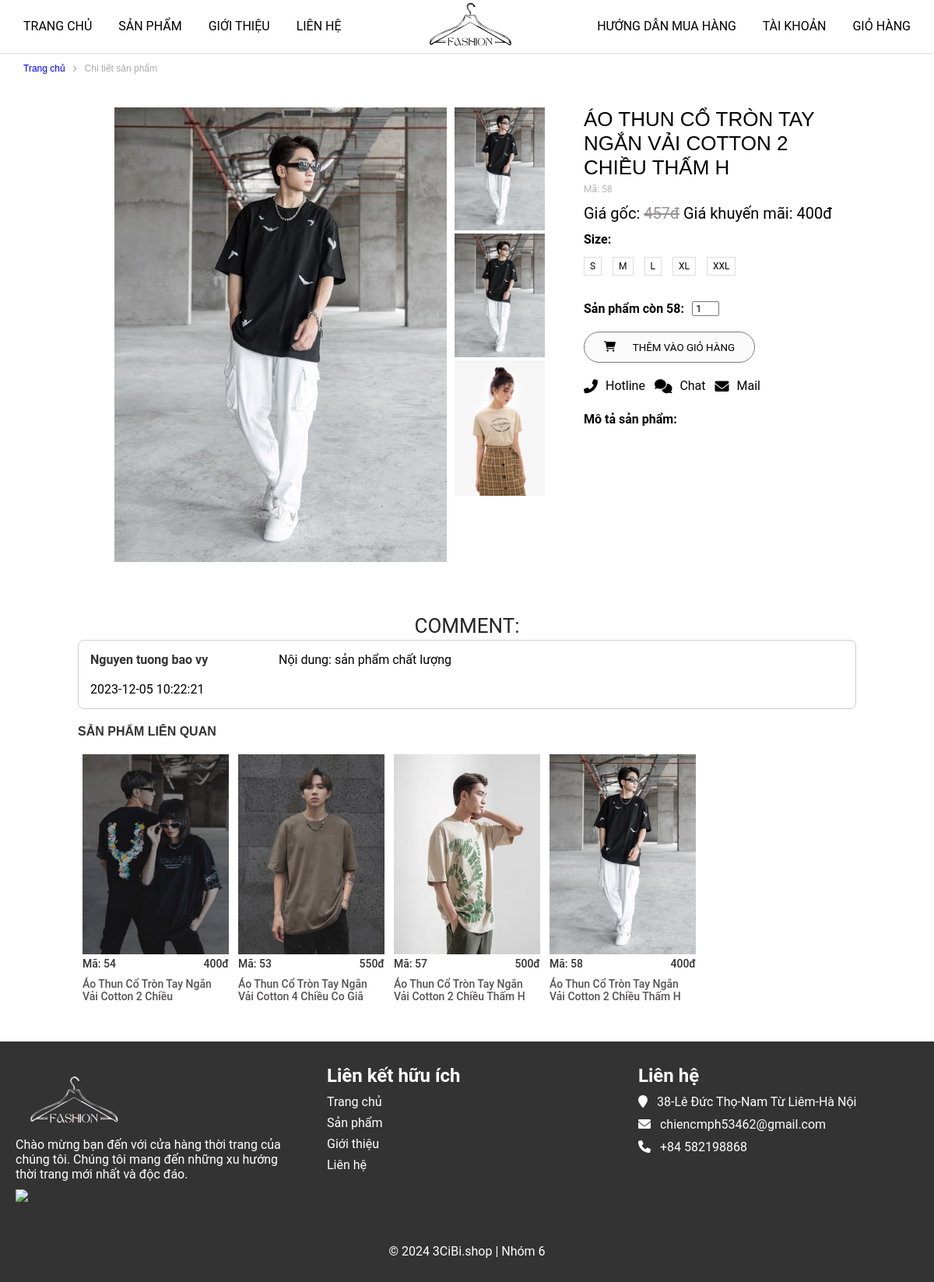
Screenshot of /?mod=product&act=ctsanpham&id=58 with the database file from the repository.
### tables this page shows
CREATE TABLE `sanpham` (
  `masp` int NOT NULL,
  `tensp` varchar(50) NOT NULL,
  `dongia` int NOT NULL,
  `khuyenmai` int NOT NULL,
  `soluong` int NOT NULL,
  `ngaytao` datetime NOT NULL DEFAULT CURRENT_TIMESTAMP,
  `anh` varchar(500) DEFAULT NULL,
  `mota` text NOT NULL,
  `soluotxem` int NOT NULL,
  `hoatdong` int NOT NULL,
  `madm` int NOT NULL,
  `mabl` int NOT NULL
);

CREATE TABLE `binhluan` (
  `mabl` int NOT NULL,
  `makh` int NOT NULL,
  `masp` int NOT NULL,
  `noidung` varchar(500) NOT NULL,
  `ngaygui` datetime NOT NULL DEFAULT CURRENT_TIMESTAMP
);

CREATE TABLE `taikhoan` (
  `makh` int NOT NULL,
  `hoten` varchar(50) NOT NULL,
  `matkhau` varchar(50) NOT NULL,
  `email` varchar(50) NOT NULL,
  `diachi` text NOT NULL,
  `anh` varchar(500) NOT NULL,
  `quyen` varchar(50) NOT NULL DEFAULT 'user',
  `ngaysinh` date NOT NULL,
  `sdt` varchar(20) NOT NULL,
  `hoatdong` tinyint(1) NOT NULL,
  `mabl` int NOT NULL
);

### model/products.php (called while the page is built, shortened)
<?php
    function get_product($id){
        $sql = "SELECT s.*, d.tendm FROM sanpham s INNER JOIN danhmuc d ON s.madm = d.madm WHERE s.masp=".$id;
        $conn = pdo_get_connection();
        $stmt = $conn->prepare($sql);
        $stmt->execute();
        return $stmt->fetch();
    }
    function get_randomByCategories($id){
        $sql = "SELECT * FROM sanpham WHERE madm = $id ORDER BY rand() LIMIT 4 ";
        $conn = pdo_get_connection();
        $stmt = $conn->prepare($sql);
        $stmt->execute();
        return $stmt->fetchAll();
    }
?>

### model/connect.php (called while the page is built, shortened)
<?php
function pdo_get_connection(){
    $dburl = "mysql:host=localhost; dbname=shoptoan;charset=utf8";
    $username = 'root';
    $password = '';
    $conn = new PDO($dburl, $username, $password);
    $conn->setAttribute(PDO::ATTR_ERRMODE, PDO::ERRMODE_EXCEPTION);
    return $conn;
}
function pdo_query($sql){
    $sql_args = array_slice(func_get_args(), 1);
    try{
        $conn = pdo_get_connection();
        $stmt = $conn->prepare($sql);
        $stmt->execute($sql_args);
        $rows = $stmt->fetchAll();
        return $rows;
    }
    catch(PDOException $e){
        throw $e;
    }
    finally{
        unset($conn);
    }
}

### model/binhluan.php (called while the page is built, shortened)
<?php
    include_once 'model/connect.php';
    function comment_Sanpham($masp){
        return pdo_query("SELECT * FROM binhluan bl INNER JOIN taikhoan tk ON bl.makh = tk.makh
        WHERE bl.masp=?",$masp);
    }
?>

### view/page_ctsanpham.php (the view, shortened to what this page needs)
<main>
    <div class="container-danhmuc">
        <div class="danhmuc-top row">
            <p><a href="?mod=page&act=home">Trang chủ</a></p><i class="fa-solid fa-angle-right"></i><p>Chi tiết sản phẩm</p>
        </div>
    </div>
    <section class="product-2">
        <div class="container-product">
            <div class="product-content row">
                <div class="product-content-left row">
                    <div class="product-content-left-big-img">
                        <img src="upload/product/<?=$ctsanpham['anh']?>" alt="#">
                    </div>
                    <div class="product-content-left-small-img">
                        <img src="upload/product/<?=$ctsanpham['anh']?>" alt="#">
                        <img src="upload/product/<?=$ctsanpham['anh']?>" alt="#">
                        <img src="assets_user/img/anhnu8.webp" alt="#">
                    </div>
                </div>
                <div class="product-content-right">
                    <div class="product-content-right-product-name">
                        <h1><?=$ctsanpham['tensp']?></h1>
                        <p>Mã: <?=$ctsanpham['masp']?></p>
                    </div>
                    <div class="product-content-right-product-price">
                        <p>Giá gốc: <del style="color: #949292;"><?=$ctsanpham['dongia']?>đ</del> Giá khuyến mãi: <?=$ctsanpham['khuyenmai']?>đ</p>
                    </div>
                    <div class="product-content-right-product-size">
                        <p style="font-weight: bold">Size: </p>
                        <div class="size">
                            <span>S</span>
                            <span>M</span>
                            <span>L</span>
                            <span>XL</span>
                            <span>XXL</span>
                        </div>
                    </div>
                    <div class="quantity">
                        <p style="font-weight: bold">Sản phẩm còn <?=$ctsanpham['masp']?>: </p>
                        <input type="number" min="0" value="1">
                    </div>
                    <div class="product-content-right-product-button">
                        <a href="?mod=product&act=addToCart&id=<?=$ctsanpham['masp']?>"><button><i class="fas fa-shopping-cart"></i><p>THÊM VÀO GIỎ HÀNG</p></button></a>
                    </div>
                    <div class="product-content-right-product-icon">
                        <div class="product-content-right-product-icon-item">
                            <i class="fas fa-phone-alt"></i> <p>Hotline</p>
                        </div>
                        <div class="product-content-right-product-icon-item">
                            <i class="fas fa-comments"></i> <p>Chat</p>
                        </div>
                        <div class="product-content-right-product-icon-item">
                            <i class="fas fa-envelope"></i> <p>Mail</p>
                        </div>
                    </div>
                    <div class="product-content-right-product-rgin-botton">
                        <p style="font-weight: bold; margin-bottom: 10px; margin-top: 24px">Mô tả sản phẩm:</p>
                        <br>
                    </div>
                </div>
            </div>
        </div>
    </section>
    <section class="product-related">
        <h2>COMMENT:</h2>
        <?php foreach($dsbinhluan as $bl): ?>
        <div class="khungcomment">
            <div class="khungcomment-col-3">
                <strong><?=$bl['hoten']?></strong><br>
                <br><?=$bl['ngaygui']?><br>
            </div>
            <div class="khungcomment-col-9">
                Nội dung: <?=$bl['noidung']?>
            </div>
        </div>
        <?php endforeach; ?>
        <div class="product-related-title">
            <p>SẢN PHẨM LIÊN QUAN</p>
        </div>
        <div class="product-content row">
        <?php foreach($spcungdanhmuc as $ctsanpham): ?>
            <div class="product-related-item">
                <a href="?mod=product&act=ctsanpham&id=<?=$ctsanpham['masp']?>"><img src="upload/product/<?=$ctsanpham['anh']?>"><br></a>
                <p>Mã: <?=$ctsanpham['masp']?><span><?=$ctsanpham['khuyenmai']?>đ</span></p>
                <a href=""><h3><?=$ctsanpham['tensp']?></h3></a>
            </div>
        <?php endforeach; ?>
        </div>
    </section>
</main>

### assets_user/css/style.css (style rules this page uses)
:root { --main-text-font: Arial, Helvetica, sans-serif; }
* { margin: 0; padding: 0; box-sizing: border-box; font-family: "Roboto", "HelveticaNeue", "Helvetica Neue", sans-serif; }
body { align-items: center; }
a { text-decoration: none; }
main { margin-top: 68px; }
main h2 { text-transform: uppercase; font-size: 26px; color: #252525; line-height: 36px; text-align: center; font-weight: 400; font-style: normal; margin-top: 30px; }
h3 { padding-top: 10px; padding-bottom: 30px; font-size: 20px; font-weight: 400; }
.row { display: flex; flex-wrap: wrap; }
.container-danhmuc { margin: 0; }
.danhmuc-top { width: 100%; height: 40px; margin-left: 20px; align-items: center; }
.danhmuc-top .fa-solid { color: #aaa; font-size: 10px; }
.danhmuc-top p { color: #aaa; font-family: var(--main-text-font); padding: 10px; font-size: 12px; }
.danhmuc-top p a { font-family: var(--main-text-font); margin: 0px; font-size: 12px; }
.product-2 { padding: 30px 100px; }
.product-content-left { width: 60%; }
.product-content-left-big-img { width: 80.7%; padding-right: 10px; }
.product-content-left-big-img img { width: 90%; margin-left: 10%; }
.product-content-left-small-img { width: 19.3%; }
.product-content-left-small-img img { width: 100%; }
.product-content-right { width: 35%; margin-left: 50px; }
.product-content-right-product-name h1 { font-family: var(--main-text-font); font-size: 26px; text-transform: uppercase; margin-bottom: 5px; font-weight: 500; }
.product-content-right-product-name p { color: #b6b2b2; font-size: 12px; }
.product-content-right-product-price { margin: 12px 0; font-size: 20px; font-family: var(--main-text-font); }
.size span { display: inline-block; padding: 4px 7px; border: 1px solid #dddddd; margin: 13px 10px 13px 0; font-size: 12px; cursor: pointer; }
.quantity { display: flex; margin-bottom: 20px; }
.quantity { margin-top: 20px; }
.quantity input { margin-left: 10px; width: 35px; padding-left: 3px; }
.product-content-right-product-button button { width: 220px; height: 40px; display: block; padding:0 25px; margin: 20px 0 12px; transition: all 0.3s ease; }
.product-content-right-product-button button:first-child { display: flex; justify-content: space-between; align-items: center; background-color: #fafafa; border: 1px solid rgb(122, 122, 122); cursor: pointer; border-radius: 40px; }
.product-content-right-product-icon { margin-top: 20px; display: flex; }
.product-content-right-product-icon-item { display: flex; margin-right: 12px; justify-content: center; align-items: center; }
.product-content-right-product-icon i { font-size: 18px; margin-right: 10px; }
.product-related { margin: 10px 100px; }
.product-related-title { margin: 20px 0; }
.product-related-title p { font-family: var(--main-text-font); font-size: 16px; font-weight: bold; color: #333333; }
.product-related-item { width: 20%; padding: 0 6px; }
.product-related-item a h3 { color: #555252; font-size: 14px; margin-bottom: 10px; font-weight: 500; }
.product-related-item p { display: flex; justify-content: space-between; color: #333333; font-size: 14px; font-weight: 500; }
.product-related-item img { width: 100%; }

### assets_user/css/ctsanpham.css (style rules this page uses)
.khungcomment { width: 100%; display: flex; border: 1px solid #ccc; border-radius: 8px; margin-bottom: 15px; padding: 15px; }
.khungcomment-col-3 { flex: 1; }
.khungcomment-col-9 { flex: 3; }
.khungcomment-col-3 strong { color: #333; }

### rows the page displays
sanpham: anh (picture), tensp "ÁO THUN CỔ TRÒN TAY NGẮN VẢI COTTON 2 CHIỀU THẤM H", masp "58", dongia "457", khuyenmai "400", tensp "Áo Thun Cổ Tròn Tay Ngắn Vải Cotton 2 Chiều Thấm H"
binhluan: taikhoan.hoten "Nguyen tuong bao vy", ngaygui "2023-12-05 10:22:21", noidung "sản phẩm chất lượng"
sanpham: anh (picture), masp "54", khuyenmai "400", tensp "Áo Thun Cổ Tròn Tay Ngắn Vải Cotton 2 Chiều"
sanpham: anh (picture), masp "53", khuyenmai "550", tensp "Áo Thun Cổ Tròn Tay Ngắn Vải Cotton 4 Chiều Co Giã"
sanpham: anh (picture), masp "57", khuyenmai "500", tensp "Áo Thun Cổ Tròn Tay Ngắn Vải Cotton 2 Chiều Thấm H"
